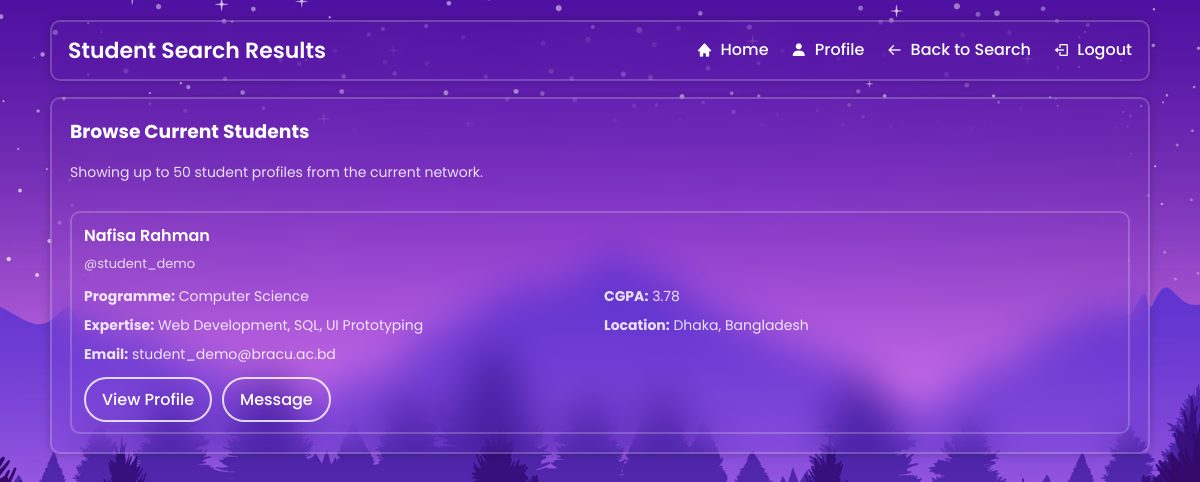
Page /student_list.php (signed in) on the committed database.
### tables this page shows
CREATE TABLE IF NOT EXISTS students (
    user_id INT UNSIGNED NOT NULL,
    programme VARCHAR(255) NOT NULL,
    expertise VARCHAR(255) NOT NULL,
    cv VARCHAR(255) NOT NULL,
    cgpa DECIMAL(4,2) NOT NULL DEFAULT 0.00,
    email VARCHAR(255) NOT NULL,
    github VARCHAR(255) NOT NULL,
    linkedin VARCHAR(255) NOT NULL,
    sex ENUM('male', 'female', 'other') NOT NULL DEFAULT 'other',
    city VARCHAR(100) NOT NULL,
    country VARCHAR(100) NOT NULL,
    zip_code VARCHAR(20) NOT NULL,
    PRIMARY KEY (user_id),
    KEY idx_students_programme (programme),
    CONSTRAINT fk_students_user
        FOREIGN KEY (user_id) REFERENCES users (user_id)
        ON DELETE CASCADE
        ON UPDATE CASCADE
);

CREATE TABLE IF NOT EXISTS users (
    user_id INT UNSIGNED NOT NULL AUTO_INCREMENT,
    first_name VARCHAR(100) NOT NULL,
    last_name VARCHAR(100) NOT NULL,
    username VARCHAR(100) NOT NULL,
    password VARCHAR(255) NOT NULL,
    role ENUM('student', 'alumni', 'admin') NOT NULL,
    PRIMARY KEY (user_id),
    UNIQUE KEY uq_users_username (username),
    KEY idx_users_role (role)
);

### auth.php (called while the page is built, shortened)
<?php
function e($value)
{
    return htmlspecialchars((string) ($value ?? ''), ENT_QUOTES, 'UTF-8');
}
?>

### student_list.php (the view, shortened to what this page needs)
<?php
require_once('auth.php');
require_once('DBconnect.php');
$cgpa_min = trim($_GET['cgpa_min'] ?? '');
$search_results = [];
$search_error = '';
$applied_filters = [];
if ($cgpa_min !== '' && !is_numeric($cgpa_min)) {
    $search_error = 'Minimum CGPA must be a number.';
} else {
    $sql = "SELECT u.user_id, u.first_name, u.last_name, u.username, s.programme, s.cgpa, s.city, s.country, s.expertise, s.email
            FROM students s
            JOIN users u ON s.user_id = u.user_id";
    $sql .= ' ORDER BY u.first_name ASC, u.last_name ASC LIMIT 50';
    $stmt = $conn->prepare($sql);
    if ($stmt) {
        $stmt->execute();
        $result = $stmt->get_result();
        if ($result && mysqli_num_rows($result) > 0) {
            while ($row = mysqli_fetch_assoc($result)) {
                $search_results[] = $row;
            }
        }
    }
}
$results_heading = !empty($applied_filters) ? 'Filtered Student Results' : 'Browse Current Students';
$results_summary = !empty($applied_filters)
    ? 'Showing up to 50 students matching: ' . implode(' | ', $applied_filters)
    : 'Showing up to 50 student profiles from the current network.';
?>
<!DOCTYPE html>
<html lang="en">
<head>
  <link rel="stylesheet" href="style.css" />
  <link rel="stylesheet" href="student_search_style.css" />
  <link href="https://unpkg.com/boxicons@2.1.4/css/boxicons.min.css" rel="stylesheet" />
</head>
<body>
<div class="page">
    <header class="glass hdr">
        <div class="title">Student Search Results</div>
        <nav class="links">
            <a href="alumni_home.php"><i class='bx bxs-home'></i><span>Home</span></a>
            <a href="alumni_profile.php"><i class='bx bxs-user'></i><span>Profile</span></a>
            <a href="alumni_search.php"><i class='bx bx-arrow-back'></i><span>Back to Search</span></a>
            <a href="logout.php"><i class='bx bx-log-out'></i><span>Logout</span></a>
        </nav>
    </header>
    <section class="dash">
        <section class="glass card search-card">
            <h3><?php echo e($results_heading); ?></h3>
            <p class="search-note"><?php echo e($results_summary); ?></p>
            <?php if ($search_error): ?>
                <div class="no-results">
                    <p><?php echo e($search_error); ?></p>
                </div>
            <?php elseif (!empty($search_results)): ?>
                <div class="search-results">
                    <?php foreach ($search_results as $row): ?>
                        <div class="search-result-item">
                            <h4><?php echo e($row['first_name'] . ' ' . $row['last_name']); ?></h4>
                            <p class="result-handle">@<?php echo e($row['username']); ?></p>
                            <span><strong>Programme:</strong> <?php echo e($row['programme']); ?></span>
                            <span><strong>CGPA:</strong> <?php echo e($row['cgpa']); ?></span>
                            <span><strong>Expertise:</strong> <?php echo e($row['expertise']); ?></span>
                            <span><strong>Location:</strong> <?php echo e($row['city'] . ', ' . $row['country']); ?></span>
                            <span><strong>Email:</strong> <?php echo e($row['email']); ?></span>
                            <div class="result-actions">
                                <a href="view_student_profile.php?user_id=<?php echo e($row['user_id']); ?>" class="btn">View Profile</a>
                                <a href="inbox.php?to=<?php echo e($row['user_id']); ?>" class="btn">Message</a>
                            </div>
                        </div>
                    <?php endforeach; ?>
                </div>
            <?php endif; ?>
        </section>
    </section>
</div>
</body>
</html>

### style.css (style rules this page uses)
* { margin: 0; padding: 0; box-sizing: border-box; font-family: "Poppins", sans-serif; }
body { display: flex; justify-content: center; align-items: center; min-height: 100vh; background: url('img.jpg') no-repeat; background-size: cover; background-position: center; }

### student_search_style.css (style rules this page uses)
body { display: block !important; justify-content: initial !important; align-items: initial !important; min-height: 100vh; }
.glass { background: transparent; border: 2px solid rgba(255, 255, 255, .2); backdrop-filter: blur(20px); box-shadow: 0 0 10px rgba(0, 0, 0, .2); color: #fff; border-radius: 10px; }
.page { width: min(1100px, 92%); margin: 20px auto; }
.hdr { display: flex; justify-content: space-between; align-items: center; padding: 12px 16px; }
.hdr .title { font-size: 22px; font-weight: 600; }
.hdr .links a { color: #fff; text-decoration: none; margin-left: 18px; display: inline-flex; align-items: center; gap: 8px; font-weight: 500; }
.dash { margin-top: 16px; display: grid; grid-template-columns: 1.6fr 1fr; grid-template-rows: auto 1fr; gap: 20px; min-height: calc(100vh - 140px); }
.card { padding: 18px; }
.search-card { grid-column: 1 / span 2; display: flex; flex-direction: column; gap: 16px; }
.search-note { margin: 0; font-size: 14px; opacity: .85; }
.search-results { display: grid; gap: 12px; margin-top: 12px; }
.search-result-item { border: 2px solid rgba(255, 255, 255, .2); border-radius: 10px; padding: 10px 12px; display: grid; grid-template-columns: 1fr 1fr; gap: 8px; }
.search-result-item h4 { margin: 0; font-size: 16px; font-weight: 600; grid-column: 1 / -1; }
.result-handle { margin: -2px 0 4px; font-size: 13px; opacity: .8; grid-column: 1 / -1; }
.search-result-item span { font-size: 14px; opacity: .85; }
.result-actions { grid-column: 1 / -1; display: flex; gap: 10px; flex-wrap: wrap; margin-top: 4px; }
.result-actions .btn { padding: 8px 16px; background: transparent; border: 2px solid rgba(255,255,255,0.8); border-radius: 40px; color: #fff; font-weight: 500; cursor: pointer; transition: all 0.3s ease; text-decoration: none; }

### rows in the picture
students: user_id.last_name "Nafisa Rahman", user_id.username "student_demo", programme "Computer Science", cgpa "3.78", expertise "Web Development, SQL, UI Prototyping", city+country "Dhaka, Bangladesh", email "student_demo@bracu.ac.bd"

### other values in the picture
$results_heading "Browse Current Students"
$results_summary "Showing up to 50 student profiles from the current network."
